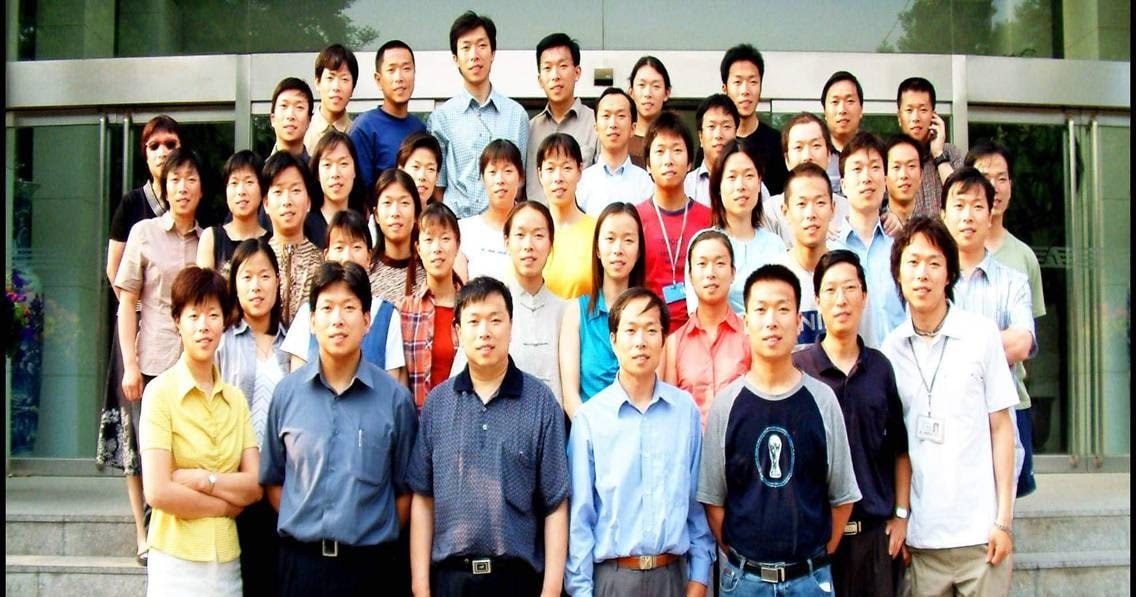
#> input picture Task16/cheneeses.jpg, 1136 x 597 px
$ python 'main (10).py'
#> lines starting #> are read from the running program, lines starting #| are printed output that depends on the picture; after the words box and inside, x2 and y2 are one past the last pixel; in counts of white or black regions, pixels touching at a corner belong together
import cv2
import numpy as np
import matplotlib.pyplot as plt

image_path = 'cheneeses.jpg'
template_path = 'chineese2.jpg'

image = cv2.imread(image_path)
#> image is the input picture: shape (597, 1136, 3); mean B, G, R 125.2, 135.1, 141.4
template = cv2.imread(template_path)
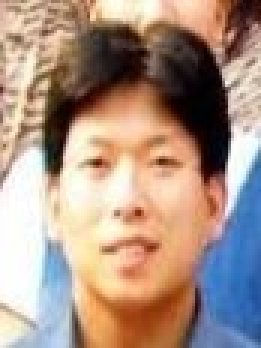
#> input picture Task16/chineese2.jpg, 87 x 116 px (shown 3 times larger)
#> template is the input picture: shape (116, 87, 3); mean B, G, R 133.1, 147.2, 171.1

gray_image = cv2.cvtColor(image, cv2.COLOR_BGR2GRAY)
gray_template = cv2.cvtColor(template, cv2.COLOR_BGR2GRAY)

result = cv2.matchTemplate(gray_image, gray_template, cv2.TM_CCOEFF_NORMED)
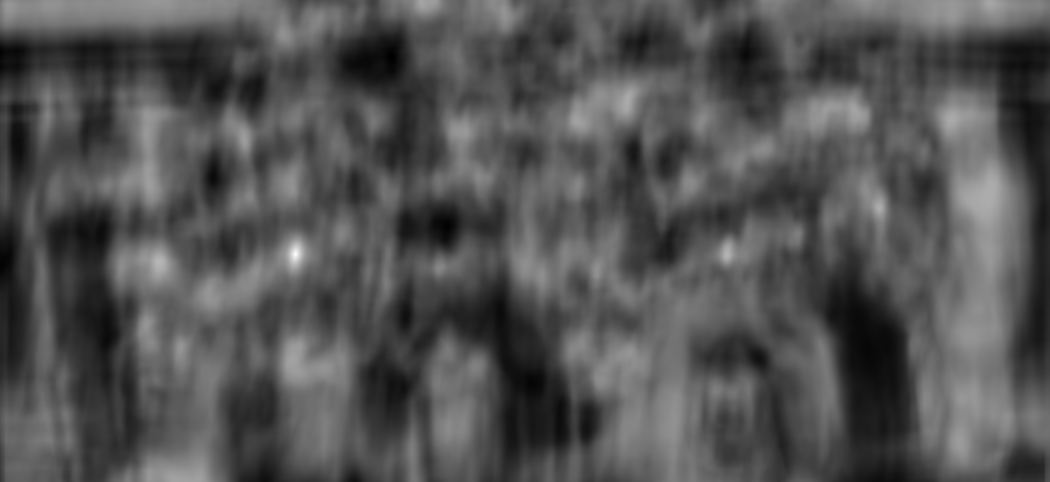
#> result: shape (482, 1050) float32; min -0.489, max 0.993, mean -0.00847; drawn with min black and max white

min_val, max_val, min_loc, max_loc = cv2.minMaxLoc(result)
#> min_val = -0.489; max_val = 0.993; min_loc = (391, 56); max_loc = (295, 254)

top_left = max_loc
#> top_left = (295, 254)
bottom_right = (top_left[0] + template.shape[1], top_left[1] + template.shape[0])
#> bottom_right = (382, 370)
cv2.rectangle(image, top_left, bottom_right, (0, 255, 0), 2)
#> image: shape (597, 1136, 3); 0.18% of pixels changed, all inside (x1, y1, x2, y2) = (294, 253, 384, 372)


def adjust_brightness(image, value):
#> called with value = 50
    return cv2.convertScaleAbs(image, alpha=1, beta=value)


def adjust_contrast(image, value):
#> called with value = 2
    return cv2.convertScaleAbs(image, alpha=value, beta=0)


def add_gaussian_noise(image, mean=0, std=1):
#> called with mean = 0, std = 1
    gaussian_noise = np.random.normal(mean, std, image.shape).astype(np.uint8)
    return cv2.add(image, gaussian_noise)
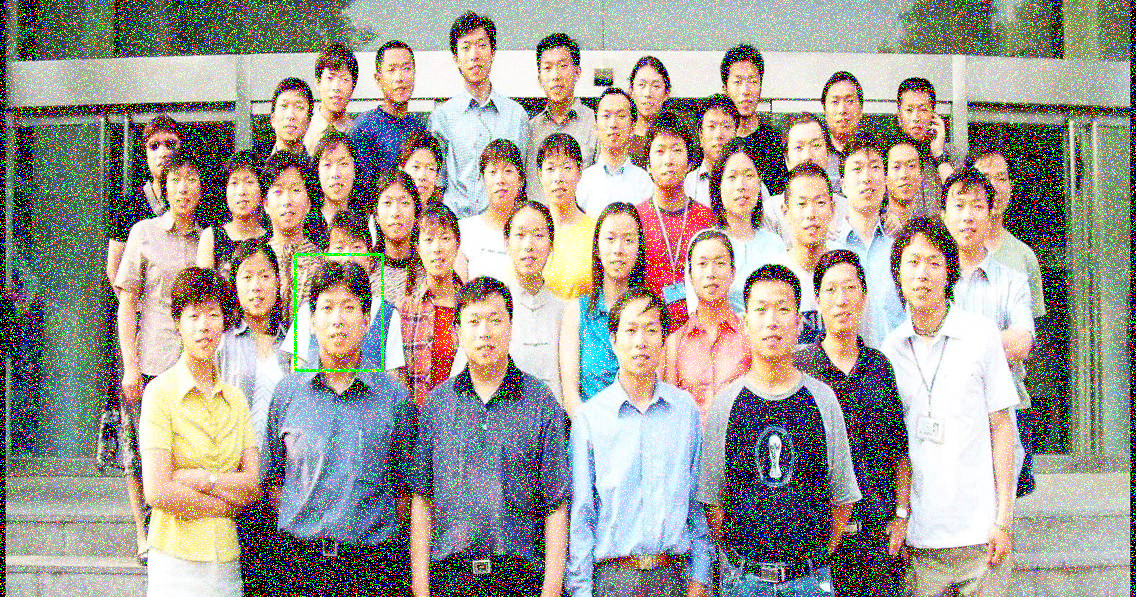
#> returned value: shape (597, 1136, 3); mean of channels 0, 1, 2 145.8, 154.3, 159.4; drawn as B, G, R


def resize_image(image, scale_factor):
    width = int(image.shape[1] * scale_factor)
    height = int(image.shape[0] * scale_factor)
    return cv2.resize(image, (width, height))


def rotate_image(image, angle):
#> called with angle = 45
    height, width = image.shape[:2]
#> height = 597; width = 1136
    center = (width // 2, height // 2)
#> center = (568, 298)
    matrix = cv2.getRotationMatrix2D(center, angle, 1)
#> matrix = [[0.707, 0.707, -44.35], [-0.707, 0.707, 488.9]]
    return cv2.warpAffine(image, matrix, (width, height))
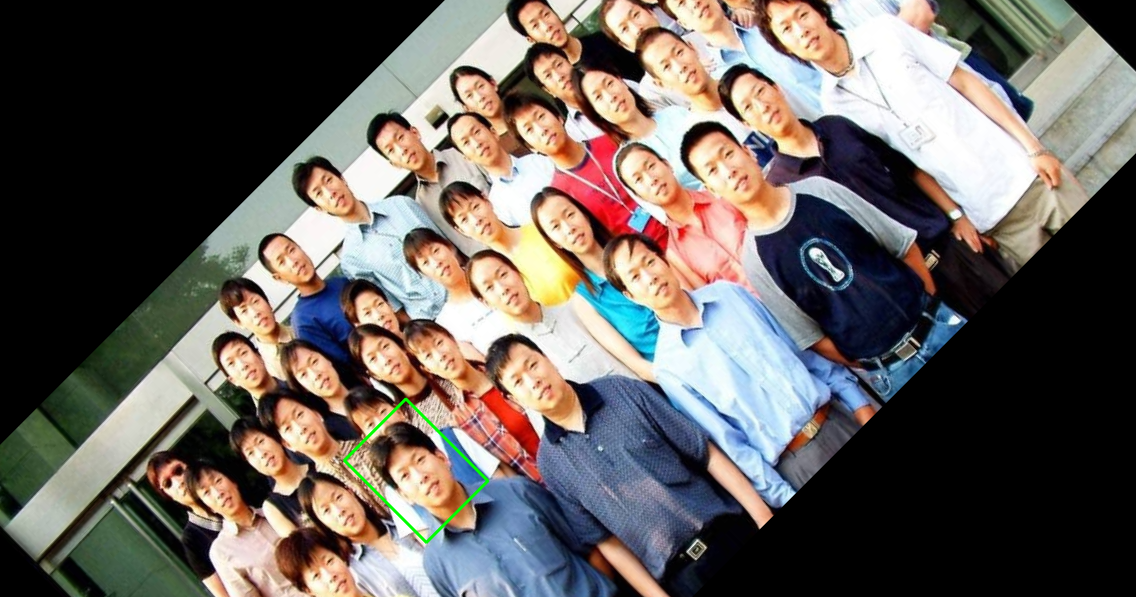
#> returned value: shape (597, 1136, 3); mean of channels 0, 1, 2 92.8, 97.7, 103.9; drawn as B, G, R


def apply_perspective_transform(image):
    height, width = image.shape[:2]
#> height = 597; width = 1136
    pts1 = np.float32([[100, 100], [width - 100, 100], [100, height - 100], [width - 100, height - 100]])
#> pts1 = [[100, 100], [1036, 100], [100, 497], [1036, 497]]

    pts2 = np.float32([[300, 300], [width - 50, 70], [50, height - 50], [width - 50, height - 70]])
#> pts2 = [[300, 300], [1086, 70], [50, 547], [1086, 527]]

    matrix = cv2.getPerspectiveTransform(pts1, pts2)
#> matrix = [[0.265, -0.594, 302.9], [-0.253, 0.261, 269.2], [-0.000452, -0.000547, 1]]

    return cv2.warpPerspective(image, matrix, (width, height))
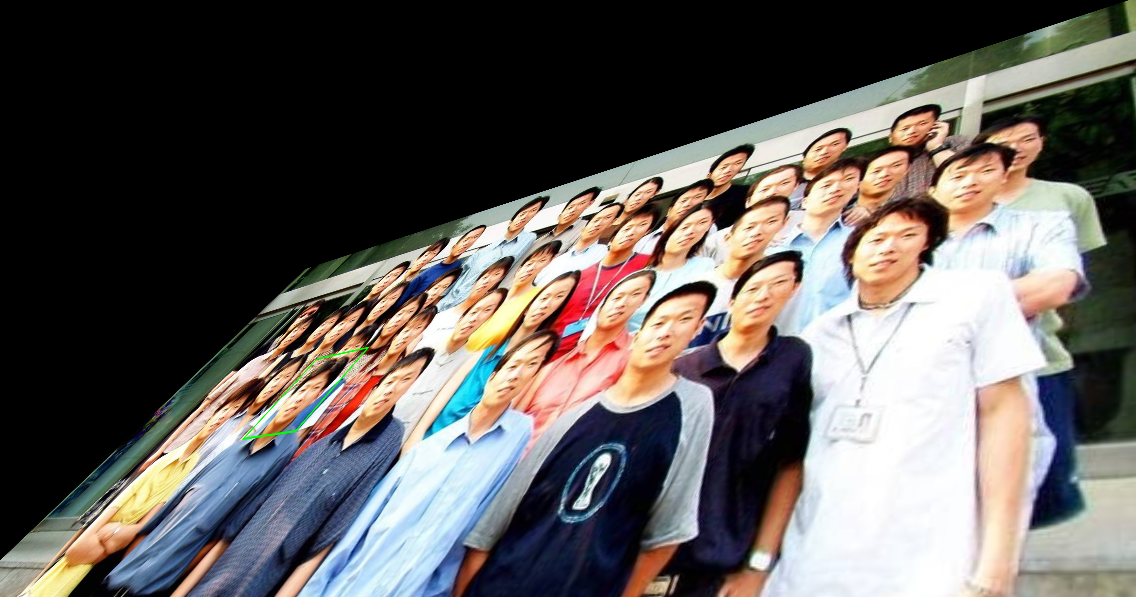
#> returned value: shape (597, 1136, 3); mean of channels 0, 1, 2 91, 94, 98.4; drawn as B, G, R


transformations = {
    'Original': image,
    'Brighter': adjust_brightness(image, 50),
    'Higher Contrast': adjust_contrast(image, 2),
    'Noisy': add_gaussian_noise(image),
    'Rotated': rotate_image(image, 45),
    'Perspective': apply_perspective_transform(image)
}


for key, transformed_image in transformations.items():
    gray_transformed_image = cv2.cvtColor(transformed_image, cv2.COLOR_BGR2GRAY)

    result = cv2.matchTemplate(gray_transformed_image, gray_template, cv2.TM_CCOEFF_NORMED)
    min_val, max_val, min_loc, max_loc = cv2.minMaxLoc(result)

    top_left = max_loc
    bottom_right = (top_left[0] + template.shape[1], top_left[1] + template.shape[0])
    cv2.rectangle(transformed_image, top_left, bottom_right, (0, 255, 0), 2)

    plt.figure(figsize=(15, 7))

    plt.subplot(1, 2, 1)
    plt.imshow(cv2.cvtColor(transformed_image, cv2.COLOR_BGR2RGB))
    plt.title(f"Detected Object in {key}")
    plt.axis('off')

    plt.subplot(1, 2, 2)
    plt.imshow(cv2.cvtColor(template, cv2.COLOR_BGR2RGB))
    plt.title("Template")
    plt.axis('off')

    plt.show()
#> this loop made 6 passes
#> (key, min_val, max_val, min_loc, top_left, bottom_right) on passes 1 to 6: ('Original', -0.489, 0.969, (391, 56), (295, 254), (382, 370)), ('Brighter', -0.479, 0.948, (0, 51), (295, 254), (382, 370)), ('Higher Contrast', -0.471, 0.835, (0, 266), (295, 254), (382, 370)), ('Noisy', -0.456, 0.854, (392, 56), (295, 254), (382, 370)), ('Rotated', -0.454, 0.522, (287, 476), (793, 317), (880, 433)), ('Perspective', -0.515, 0.521, (352, 371), (1030, 144), (1117, 260))
#> pass 1, `plt.show()`:
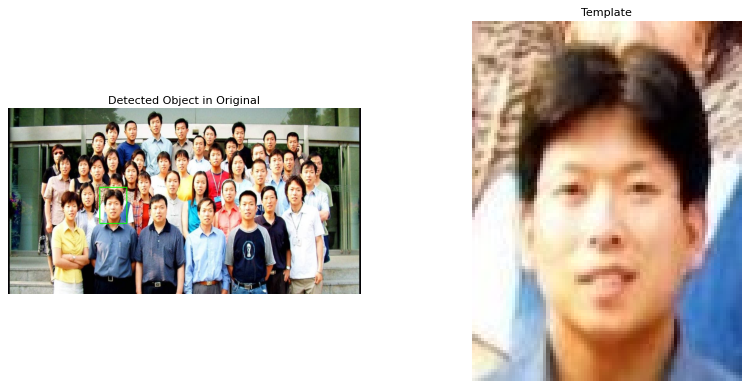
#> figure drawn by matplotlib, 2 panels
#> after the loop:
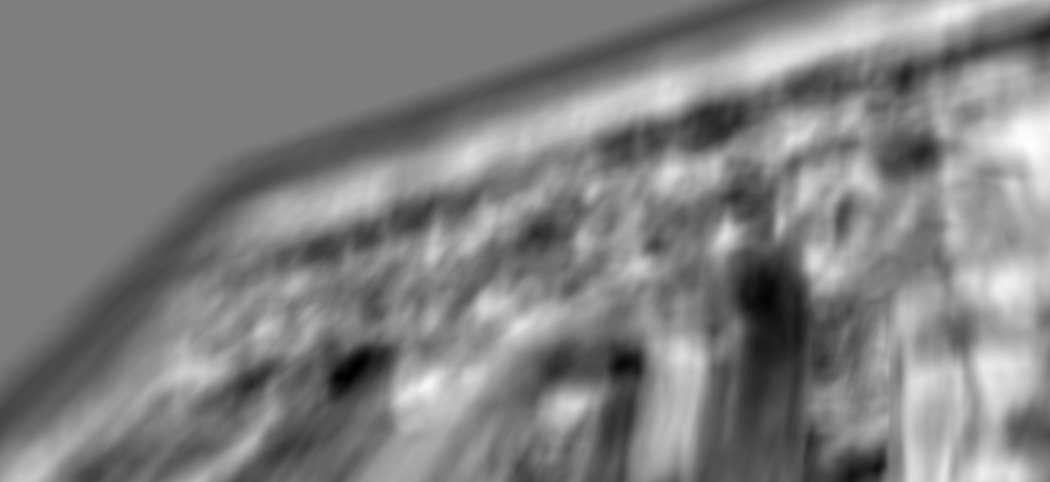
#> result: shape (482, 1050) float32; min -0.515, max 0.521, mean 0.0108; drawn with min black and max white
